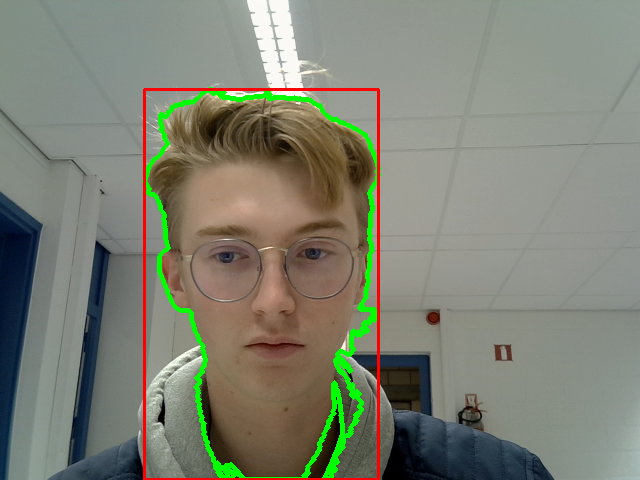
#> input picture OpenCv/2.png, 640 x 480 px, given in place of the camera
$ python 'motion tracking.py'
#> lines starting #> are read from the running program, lines starting #| are printed output that depends on the picture; after the words box and inside, x2 and y2 are one past the last pixel; in counts of white or black regions, pixels touching at a corner belong together
#> further down, frame1 is the input picture: shape (480, 640, 3); mean B, G, R 114.8, 129, 126.3
import cv2
import numpy as np


def findColor(img):
    imgHSV = cv2.cvtColor(img, cv2.COLOR_BGR2HSV)
#> imgHSV: shape (480, 640, 3); mean H, S, V 48.3, 52.3, 138.1
    lower = np.array([15,0,86])
    upper = np.array([179,103,255])
    mask = cv2.inRange(imgHSV, lower, upper)
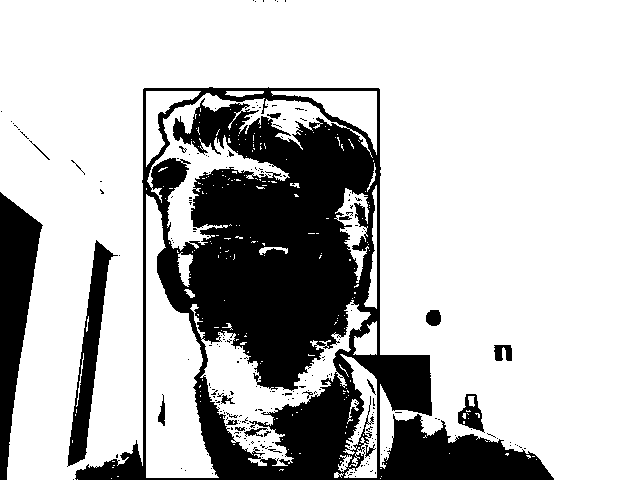
#> mask: shape (480, 640); 74.3% white; 228 black regions (207 under 20 px), largest, box (x1, y1, x2, y2) and area: (75, 87, 554, 480) 66954, (0, 192, 43, 480) 6391, (67, 240, 118, 467) 3454
    result = cv2.bitwise_and(img, img, mask=mask)
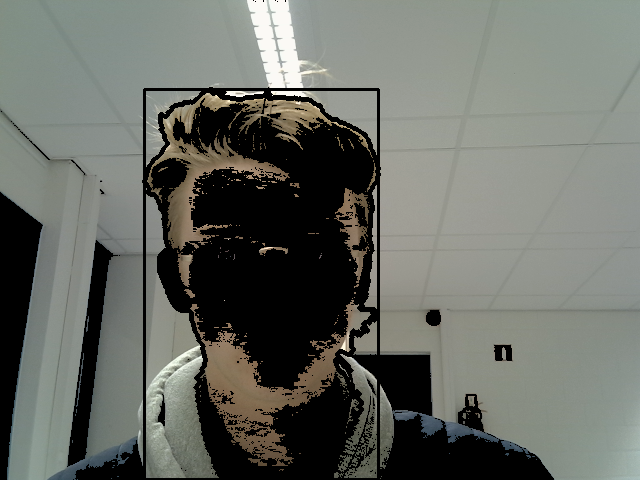
#> result: shape (480, 640, 3); mean B, G, R 100.1, 106.7, 103.7
    return result


cap = cv2.VideoCapture(0)
cap.set(cv2.CAP_PROP_EXPOSURE, -6)
frame_width = int( cap.get(cv2.CAP_PROP_FRAME_WIDTH))

frame_height =int( cap.get( cv2.CAP_PROP_FRAME_HEIGHT))
ret, frame1 = cap.read()
ret, frame2 = cap.read()

while cap.isOpened():
    frame1_ = findColor(frame1)
    frame2_ = findColor(frame2)

    diff = cv2.absdiff(frame1, frame2)
#> diff: shape (480, 640, 3); every value is 0
    gray = cv2.cvtColor(diff, cv2.COLOR_BGR2GRAY)
#> gray: shape (480, 640); every value is 0
    blur = cv2.GaussianBlur(gray, (5,5), 0)
    _, thresh = cv2.threshold(blur, 15, 200, cv2.THRESH_BINARY)
    dilated = cv2.dilate(thresh, None, iterations=3)
    cv2.imshow("dilated",dilated)
    contours, _ = cv2.findContours(dilated, cv2.RETR_EXTERNAL, cv2.CHAIN_APPROX_SIMPLE)
#> contours = []
    cntsSorted = sorted(contours, key=lambda x: cv2.contourArea(x))
#> cntsSorted = []

    if cntsSorted and cv2.contourArea(cntsSorted[-1]) > 400:
        cv2.drawContours(frame1 , cntsSorted[-1], -1, (0,255,0),2)
        rect = cv2.minAreaRect(cntsSorted[-1])
        if(rect[1][0]> rect[1][1]):
            print(int(rect[2]))
        else:
            print(90 - rect[2])
        box = cv2.boxPoints(rect)
        box = np.int0(box)

        cv2.drawContours(frame1, [box], 0, (0, 0, 255), 2)

    cv2.imshow("feed", frame1)
    frame1 = frame2
    ret, frame2 = cap.read()

    if cv2.waitKey(40) == 27:
#> (key Esc is pressed here)
        break

cv2.destroyAllWindows()
cap.release()
#> (the run stopped early here; a loop or call above may not have finished)

$ run again, on OpenCv/4.png
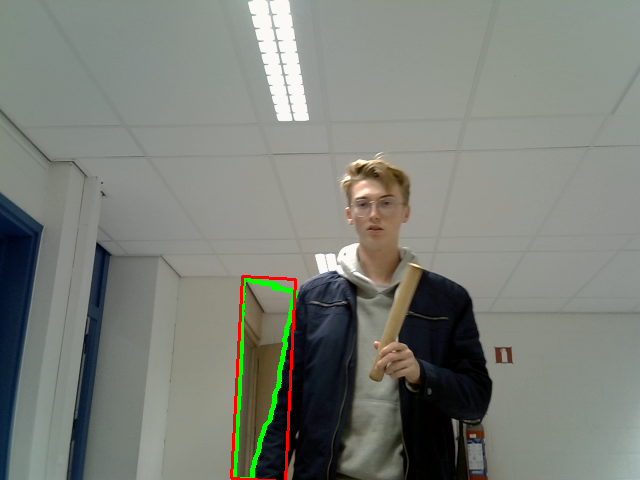
#> input picture OpenCv/4.png, 640 x 480 px, given in place of the camera
#> frame1 is the input picture: shape (480, 640, 3); mean B, G, R 119.6, 127.3, 123.5
#> imgHSV: shape (480, 640, 3); mean H, S, V 53.2, 37.2, 130.8
#> in findColor, `mask = cv2.inRange(imgHSV, lower, upper)`:
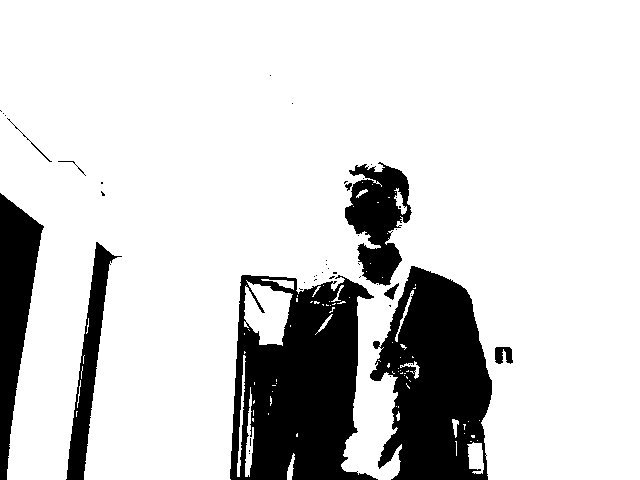
#> mask: shape (480, 640); 82.4% white; 46 black regions (36 under 20 px), largest, box (x1, y1, x2, y2) and area: (230, 275, 378, 480) 20564, (370, 266, 492, 480) 17698, (0, 193, 44, 480) 6542
#> in findColor, `result = cv2.bitwise_and(img, img, mask=mask)`:
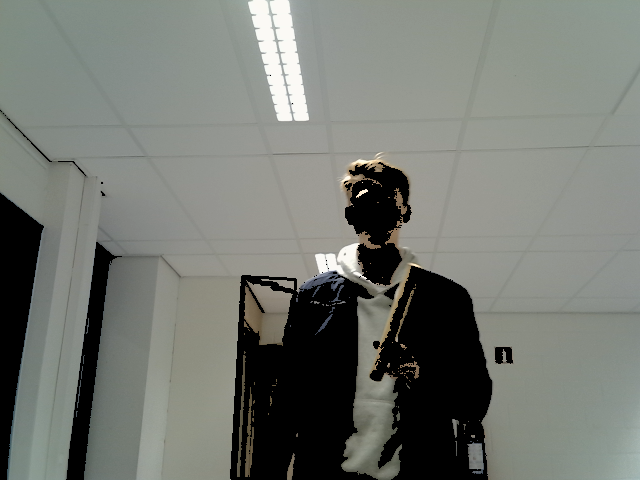
#> result: shape (480, 640, 3); mean B, G, R 113.3, 119.5, 116
#> diff: shape (480, 640, 3); every value is 0
#> gray: shape (480, 640); every value is 0
#> contours = []
